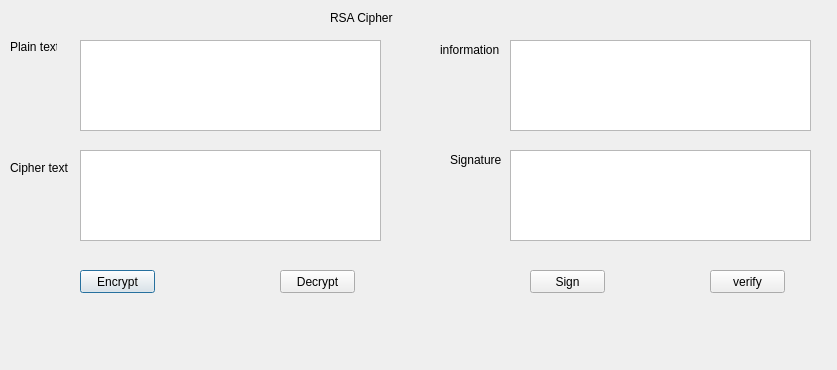
<?xml version="1.0" encoding="UTF-8"?>
<ui version="4.0">
 <class>Dialog</class>
 <widget class="QDialog" name="Dialog">
  <property name="geometry">
   <rect>
    <x>0</x>
    <y>0</y>
    <width>837</width>
    <height>370</height>
   </rect>
  </property>
  <property name="windowTitle">
   <string>Dialog</string>
  </property>
  <widget class="QPushButton" name="btn_encrypt">
   <property name="geometry">
    <rect>
     <x>80</x>
     <y>270</y>
     <width>75</width>
     <height>23</height>
    </rect>
   </property>
   <property name="text">
    <string>Encrypt</string>
   </property>
  </widget>
  <widget class="QPlainTextEdit" name="txt_plaintext">
   <property name="geometry">
    <rect>
     <x>80</x>
     <y>40</y>
     <width>301</width>
     <height>91</height>
    </rect>
   </property>
  </widget>
  <widget class="QLabel" name="label">
   <property name="geometry">
    <rect>
     <x>10</x>
     <y>40</y>
     <width>47</width>
     <height>13</height>
    </rect>
   </property>
   <property name="text">
    <string>Plain text</string>
   </property>
  </widget>
  <widget class="QLabel" name="label_2">
   <property name="geometry">
    <rect>
     <x>330</x>
     <y>10</y>
     <width>171</width>
     <height>16</height>
    </rect>
   </property>
   <property name="text">
    <string>RSA Cipher</string>
   </property>
  </widget>
  <widget class="QPlainTextEdit" name="txt_ciphertext">
   <property name="geometry">
    <rect>
     <x>80</x>
     <y>150</y>
     <width>301</width>
     <height>91</height>
    </rect>
   </property>
  </widget>
  <widget class="QLabel" name="label_3">
   <property name="geometry">
    <rect>
     <x>10</x>
     <y>160</y>
     <width>61</width>
     <height>16</height>
    </rect>
   </property>
   <property name="text">
    <string>Cipher text</string>
   </property>
  </widget>
  <widget class="QPlainTextEdit" name="txt_information">
   <property name="geometry">
    <rect>
     <x>510</x>
     <y>40</y>
     <width>301</width>
     <height>91</height>
    </rect>
   </property>
  </widget>
  <widget class="QPlainTextEdit" name="txt_signature">
   <property name="geometry">
    <rect>
     <x>510</x>
     <y>150</y>
     <width>301</width>
     <height>91</height>
    </rect>
   </property>
  </widget>
  <widget class="QLabel" name="label_4">
   <property name="geometry">
    <rect>
     <x>440</x>
     <y>40</y>
     <width>61</width>
     <height>20</height>
    </rect>
   </property>
   <property name="text">
    <string>information</string>
   </property>
  </widget>
  <widget class="QLabel" name="label_5">
   <property name="geometry">
    <rect>
     <x>450</x>
     <y>150</y>
     <width>51</width>
     <height>20</height>
    </rect>
   </property>
   <property name="text">
    <string>Signature</string>
   </property>
  </widget>
  <widget class="QPushButton" name="btn_decrypt">
   <property name="geometry">
    <rect>
     <x>280</x>
     <y>270</y>
     <width>75</width>
     <height>23</height>
    </rect>
   </property>
   <property name="text">
    <string>Decrypt</string>
   </property>
  </widget>
  <widget class="QPushButton" name="btn_sign">
   <property name="geometry">
    <rect>
     <x>530</x>
     <y>270</y>
     <width>75</width>
     <height>23</height>
    </rect>
   </property>
   <property name="text">
    <string>Sign</string>
   </property>
  </widget>
  <widget class="QPushButton" name="btn_verify">
   <property name="geometry">
    <rect>
     <x>710</x>
     <y>270</y>
     <width>75</width>
     <height>23</height>
    </rect>
   </property>
   <property name="text">
    <string>verify</string>
   </property>
  </widget>
 </widget>
 <resources/>
 <connections/>
</ui>
